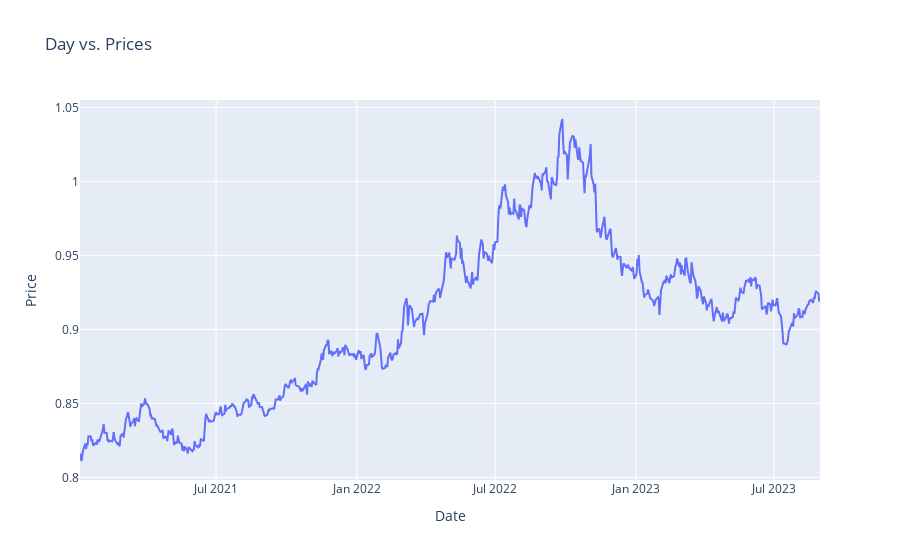

Notebook code cell kept with this figure:
### Code cell
import plotly.express as px
# Create a line plot using Plotly
fig = px.line(data, x='Date', y='Price', title='Day vs. Prices')
# Show the plot
fig.show()

### Figure 1 — Plotly figure (JSON) as saved in the notebook; plotly's stock layout.template omitted (floating-point values rounded to 4 significant figures; data arrays with more than 128 entries replaced by an {"elided": "..."} marker saying what was removed)
{"data": [{"hovertemplate": "Date=%{x}<br>Price=%{y}<extra></extra>", "legendgroup": "", "line": {"color": "#636efa", "dash": "solid"}, "marker": {"symbol": "circle"}, "mode": "lines", "name": "", "orientation": "v", "showlegend": false, "type": "scatter", "x": {"elided": "693 str values"}, "xaxis": "x", "y": {"elided": "693 float values"}, "yaxis": "y"}], "layout": {"legend": {"tracegroupgap": 0}, "title": {"text": "Day vs. Prices"}, "xaxis": {"anchor": "y", "domain": [0, 1], "title": {"text": "Date"}}, "yaxis": {"anchor": "x", "domain": [0, 1], "title": {"text": "Price"}}}}
